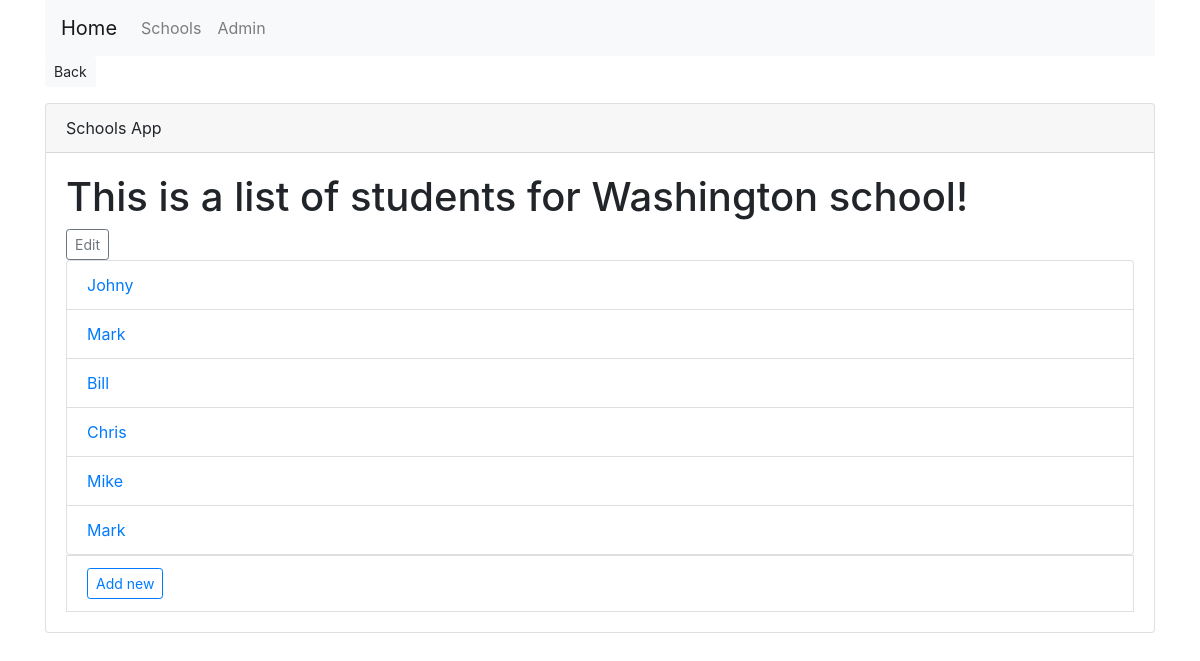
The page /listing/schools/Washington/ on the database as committed earlier.
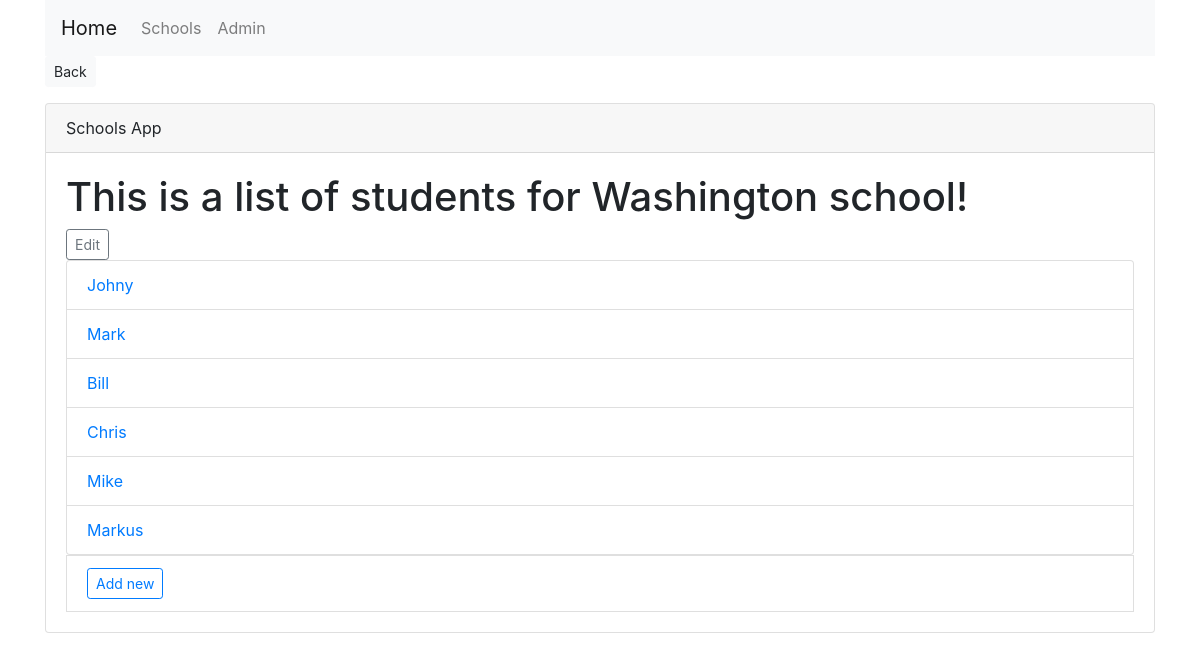
The same page on the database as committed later.
### listing/models.py (models this page shows, shortened)
class Student(models.Model):
    name = models.CharField(max_length=40)
    school = models.ForeignKey(School, on_delete = models.CASCADE)

### listing/views.py (the view)
# urls.py: path('schools/<school>/', SchoolStudentList.as_view(), name = "school"),
class SchoolStudentList(ListView):
    template_name="listing/students.html"
    def get_queryset(self):
        self.school_name = get_object_or_404(School, name = self.kwargs['school'])
        return Student.objects.filter(school = self.school_name)
    def get_context_data(self, **kwargs):
        context = super().get_context_data(**kwargs)
        context['school_name'] = self.school_name
        return context

### listing/models.py (called while the page is built)
    def __str__(self):
        return self.name

### listing/templates/listing/students.html
{% extends "listing/listing_base.html" %}
{% block button %}
  <a href="{% url 'listing:schools' %}"><button type="button" class="btn btn-light btn-sm">Back</button></a>
{% endblock button %}
{% block schools_body %}
<h1>This is a list of students for {{school_name}} school!</h1>
<a href="{% url 'listing:update_school' school_name %}" class="btn btn-sm btn-outline-secondary">Edit</a>
{% if object_list %}
<ol class="list-group">
  {% for object in object_list %}
  <li class="list-group-item"><a href="{{object.pk}}">{{object.name}}</a></li>
  {% endfor %}
</ol>
{% else %}
<p>No students in this school yet! Click button below to register a new student:</p>
{% endif %}
<li class="list-group-item"><a href="{% url 'listing:create_student' school_name %}" class="btn btn-sm btn-outline-primary">Add new</a></li>
{% endblock schools_body %}

Rows that differ between the two databases and show on the page:
changed Student: name "Mark" → "Markus"
